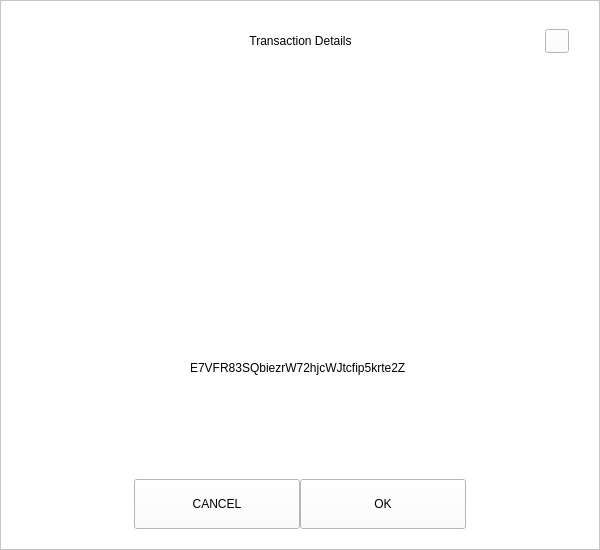
<?xml version="1.0" encoding="UTF-8"?>
<ui version="4.0">
 <class>ReceiveDialog</class>
 <widget class="QDialog" name="ReceiveDialog">
  <property name="geometry">
   <rect>
    <x>0</x>
    <y>0</y>
    <width>600</width>
    <height>550</height>
   </rect>
  </property>
  <property name="windowTitle">
   <string>Dialog</string>
  </property>
  <property name="styleSheet">
   <string notr="true">background:white;</string>
  </property>
  <layout class="QVBoxLayout" name="verticalLayout_2">
   <property name="spacing">
    <number>0</number>
   </property>
   <property name="leftMargin">
    <number>0</number>
   </property>
   <property name="topMargin">
    <number>0</number>
   </property>
   <property name="rightMargin">
    <number>0</number>
   </property>
   <property name="bottomMargin">
    <number>0</number>
   </property>
   <item>
    <widget class="QFrame" name="frameContainer">
     <property name="frameShape">
      <enum>QFrame::StyledPanel</enum>
     </property>
     <property name="frameShadow">
      <enum>QFrame::Raised</enum>
     </property>
     <layout class="QVBoxLayout" name="verticalLayout">
      <property name="spacing">
       <number>0</number>
      </property>
      <property name="leftMargin">
       <number>30</number>
      </property>
      <property name="topMargin">
       <number>20</number>
      </property>
      <property name="rightMargin">
       <number>30</number>
      </property>
      <property name="bottomMargin">
       <number>20</number>
      </property>
      <item>
       <layout class="QHBoxLayout" name="horizontalLayout_3">
        <property name="spacing">
         <number>0</number>
        </property>
        <item>
         <spacer name="horizontalSpacer_21">
          <property name="orientation">
           <enum>Qt::Horizontal</enum>
          </property>
          <property name="sizeHint" stdset="0">
           <size>
            <width>40</width>
            <height>20</height>
           </size>
          </property>
         </spacer>
        </item>
        <item>
         <widget class="QLabel" name="labelTitle">
          <property name="minimumSize">
           <size>
            <width>0</width>
            <height>40</height>
           </size>
          </property>
          <property name="maximumSize">
           <size>
            <width>16777215</width>
            <height>40</height>
           </size>
          </property>
          <property name="styleSheet">
           <string notr="true">padding-left:24px;</string>
          </property>
          <property name="text">
           <string>Transaction Details</string>
          </property>
          <property name="alignment">
           <set>Qt::AlignCenter</set>
          </property>
          <property name="margin">
           <number>7</number>
          </property>
         </widget>
        </item>
        <item>
         <spacer name="horizontalSpacer">
          <property name="orientation">
           <enum>Qt::Horizontal</enum>
          </property>
          <property name="sizeHint" stdset="0">
           <size>
            <width>40</width>
            <height>20</height>
           </size>
          </property>
         </spacer>
        </item>
        <item>
         <widget class="QPushButton" name="btnEsc">
          <property name="minimumSize">
           <size>
            <width>24</width>
            <height>24</height>
           </size>
          </property>
          <property name="maximumSize">
           <size>
            <width>24</width>
            <height>24</height>
           </size>
          </property>
          <property name="focusPolicy">
           <enum>Qt::NoFocus</enum>
          </property>
          <property name="text">
           <string/>
          </property>
         </widget>
        </item>
       </layout>
      </item>
      <item>
       <spacer name="verticalSpacer">
        <property name="orientation">
         <enum>Qt::Vertical</enum>
        </property>
        <property name="sizeType">
         <enum>QSizePolicy::Fixed</enum>
        </property>
        <property name="sizeHint" stdset="0">
         <size>
          <width>20</width>
          <height>20</height>
         </size>
        </property>
       </spacer>
      </item>
      <item alignment="Qt::AlignHCenter">
       <widget class="QLabel" name="labelQrImg">
        <property name="minimumSize">
         <size>
          <width>260</width>
          <height>260</height>
         </size>
        </property>
        <property name="maximumSize">
         <size>
          <width>260</width>
          <height>260</height>
         </size>
        </property>
        <property name="text">
         <string/>
        </property>
        <property name="alignment">
         <set>Qt::AlignCenter</set>
        </property>
       </widget>
      </item>
      <item>
       <spacer name="verticalSpacer_2">
        <property name="orientation">
         <enum>Qt::Vertical</enum>
        </property>
        <property name="sizeType">
         <enum>QSizePolicy::Fixed</enum>
        </property>
        <property name="sizeHint" stdset="0">
         <size>
          <width>20</width>
          <height>20</height>
         </size>
        </property>
       </spacer>
      </item>
      <item alignment="Qt::AlignHCenter">
       <widget class="QLabel" name="labelAddress">
        <property name="text">
         <string>E7VFR83SQbiezrW72hjcWJtcfip5krte2Z </string>
        </property>
       </widget>
      </item>
      <item>
       <spacer name="verticalSpacer_3">
        <property name="orientation">
         <enum>Qt::Vertical</enum>
        </property>
        <property name="sizeType">
         <enum>QSizePolicy::Expanding</enum>
        </property>
        <property name="sizeHint" stdset="0">
         <size>
          <width>20</width>
          <height>20</height>
         </size>
        </property>
       </spacer>
      </item>
      <item>
       <layout class="QHBoxLayout" name="horizontalLayout" stretch="1,2,2,1">
        <property name="leftMargin">
         <number>20</number>
        </property>
        <property name="rightMargin">
         <number>20</number>
        </property>
        <item>
         <spacer name="horizontalSpacer1">
          <property name="orientation">
           <enum>Qt::Horizontal</enum>
          </property>
          <property name="sizeHint" stdset="0">
           <size>
            <width>40</width>
            <height>20</height>
           </size>
          </property>
         </spacer>
        </item>
        <item>
         <widget class="QPushButton" name="btnCancel">
          <property name="minimumSize">
           <size>
            <width>0</width>
            <height>50</height>
           </size>
          </property>
          <property name="focusPolicy">
           <enum>Qt::NoFocus</enum>
          </property>
          <property name="text">
           <string>CANCEL</string>
          </property>
         </widget>
        </item>
        <item>
         <widget class="QPushButton" name="btnSave">
          <property name="minimumSize">
           <size>
            <width>0</width>
            <height>50</height>
           </size>
          </property>
          <property name="focusPolicy">
           <enum>Qt::NoFocus</enum>
          </property>
          <property name="text">
           <string>OK</string>
          </property>
         </widget>
        </item>
        <item>
         <spacer name="horizontalSpacer_2">
          <property name="orientation">
           <enum>Qt::Horizontal</enum>
          </property>
          <property name="sizeHint" stdset="0">
           <size>
            <width>40</width>
            <height>20</height>
           </size>
          </property>
         </spacer>
        </item>
       </layout>
      </item>
     </layout>
    </widget>
   </item>
  </layout>
 </widget>
 <resources/>
 <connections/>
</ui>
